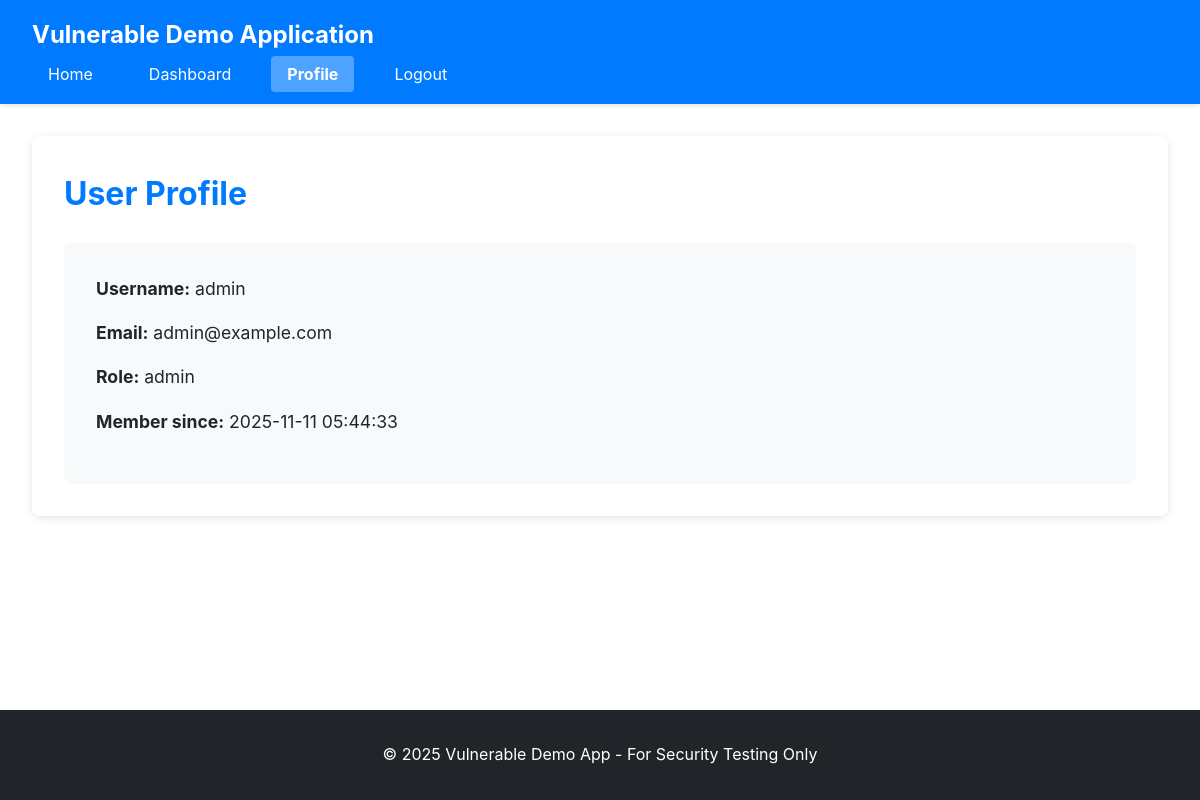
Screenshot of /profile (signed in) with the database file from the repository.
### tables this page shows
CREATE TABLE users (
        id INTEGER PRIMARY KEY AUTOINCREMENT,
        username TEXT NOT NULL,
        password TEXT NOT NULL,
        email TEXT,
        role TEXT DEFAULT 'user',
        created_at DATETIME DEFAULT CURRENT_TIMESTAMP
    );

### pages/profile.php (the view, shortened to what this page needs)
<?php
$db = getDBConnection();
$profile_id = isset($_GET['id']) ? (int)$_GET['id'] : $_SESSION['user_id'];
$user = null;
$error = null;
if ($profile_id !== $_SESSION['user_id'] && (!isset($_SESSION['role']) || $_SESSION['role'] !== 'admin')) {
    $error = "Profile not found or you don't have permission to view it.";
} else {
    $query = "SELECT id, username, email, role, created_at FROM users WHERE id = :id";
    $stmt = $db->prepare($query);
    $stmt->bindParam(':id', $profile_id, PDO::PARAM_INT);
    $stmt->execute();
    $user = $stmt->fetch(PDO::FETCH_ASSOC);
}
?>
<!DOCTYPE html>
<html lang="en">
<head>
    <link rel="stylesheet" href="<?php echo BASE_URL; ?>assets/css/style.css">
</head>
<body>
    <header role="banner">
        <nav role="navigation" aria-label="Main navigation">
            <h1>Vulnerable Demo Application</h1>
            <ul>
                <li><a href="<?php echo BASE_URL; ?>home">Home</a></li>
                <li><a href="<?php echo BASE_URL; ?>dashboard">Dashboard</a></li>
                <li><a href="<?php echo BASE_URL; ?>profile" aria-current="page">Profile</a></li>
                <li><a href="<?php echo BASE_URL; ?>logout">Logout</a></li>
            </ul>
        </nav>
    </header>
    <main role="main" id="main-content">
        <section aria-labelledby="profile-heading">
            <h2 id="profile-heading">User Profile</h2>
            <?php if ($user): ?>
                <div class="profile-info">
                    <p><strong>Username:</strong> <?php echo htmlspecialchars($user['username'], ENT_QUOTES, 'UTF-8'); ?></p>
                    <p><strong>Email:</strong> <?php echo htmlspecialchars($user['email'], ENT_QUOTES, 'UTF-8'); ?></p>
                    <p><strong>Role:</strong> <?php echo htmlspecialchars($user['role'], ENT_QUOTES, 'UTF-8'); ?></p>
                    <p><strong>Member since:</strong> <?php echo htmlspecialchars($user['created_at'], ENT_QUOTES, 'UTF-8'); ?></p>
                </div>
            <?php else: ?>
                <div class="error" role="alert"><?php echo $error ?? 'User not found'; ?></div>
            <?php endif; ?>
        </section>
    </main>
    <footer role="contentinfo">
        <p>&copy; 2025 Vulnerable Demo App - For Security Testing Only</p>
    </footer>
</body>
</html>

### assets/css/style.css (style rules this page uses)
* { margin: 0; padding: 0; box-sizing: border-box; }
:root { --primary-color: #007bff; --secondary-color: #6c757d; --success-color: #28a745; --danger-color: #dc3545; --warning-color: #ffc107; --light-bg: #f8f9fa; --dark-text: #212529; --border-color: #dee2e6; }
body { font-family: -apple-system, BlinkMacSystemFont, 'Segoe UI', Roboto, 'Helvetica Neue', Arial, sans-serif; line-height: 1.6; color: var(--dark-text); background-color: #fff; min-height: 100vh; display: flex; flex-direction: column; }
header { background-color: var(--primary-color); color: white; padding: 1rem 2rem; box-shadow: 0 2px 4px rgba(0,0,0,0.1); }
header h1 { font-size: 1.5rem; margin-bottom: 0.5rem; }
nav ul { list-style: none; display: flex; flex-wrap: wrap; gap: 1.5rem; }
nav a { color: white; text-decoration: none; padding: 0.5rem 1rem; border-radius: 4px; transition: background-color 0.3s; }
nav a[aria-current="page"] { background-color: rgba(255, 255, 255, 0.3); font-weight: bold; }
main { flex: 1; max-width: 1200px; width: 100%; margin: 2rem auto; padding: 0 2rem; }
section { background: white; padding: 2rem; margin-bottom: 2rem; border-radius: 8px; box-shadow: 0 2px 8px rgba(0,0,0,0.1); }
h2 { color: var(--primary-color); margin-bottom: 1.5rem; font-size: 2rem; }
.profile-info { background: var(--light-bg); padding: 2rem; border-radius: 8px; }
.profile-info p { margin-bottom: 1rem; font-size: 1.1rem; }
footer { background-color: var(--dark-text); color: white; text-align: center; padding: 2rem; margin-top: auto; }

### rows the page displays
users: username "admin", email "admin@example.com", role "admin", created_at "2025-11-11 05:44:33"
